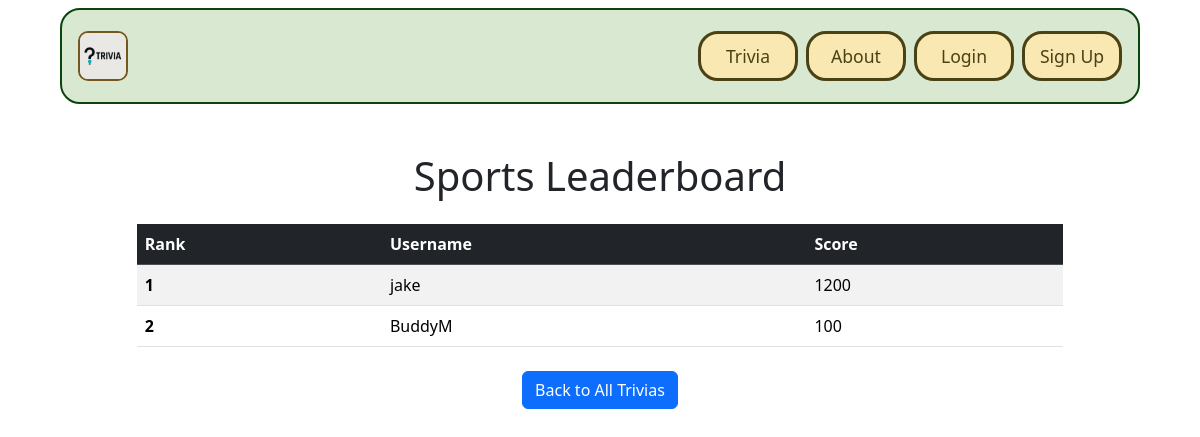
/trivias/trivia/1/leaderboard/, run on an earlier commit of the app's database.
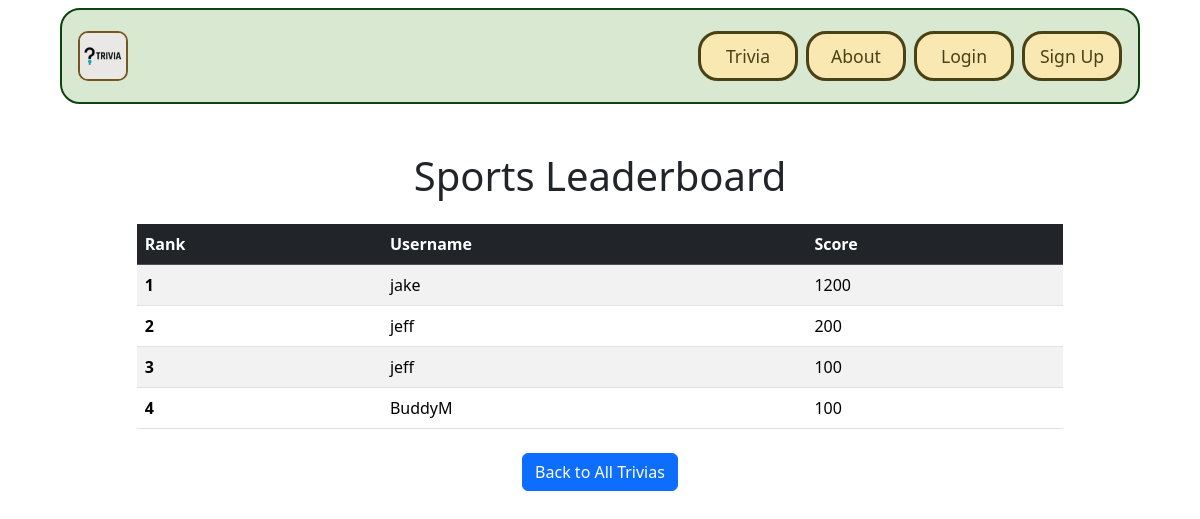
And on a later commit of the database.
### trivias/models.py (models this page shows, shortened)
class TriviaScore(models.Model):
    user = models.ForeignKey(User, on_delete=models.CASCADE)
    trivia = models.ForeignKey('Trivia', on_delete=models.CASCADE)
    score = models.IntegerField(default=0)
    last_played = models.DateTimeField(null=True, blank=True)

### trivias/views.py (the view)
# urls.py: path('trivia/<int:trivia_id>/leaderboard/', views.leaderboard, name='leaderboard'),
def leaderboard(request, trivia_id):
    trivia = get_object_or_404(Trivia, id=trivia_id)
    scores = TriviaScore.objects.filter(trivia=trivia).order_by('-score', '-last_played')[:10]
    return render(request, 'trivias/leaderboard.html', {'scores': scores, 'trivia': trivia})

### trivias/templates/trivias/leaderboard.html
{% extends 'base.html' %}
{% block content %}
<div class="container mt-5">
    <h1 class="text-center mb-4">{{ trivia.name }} Leaderboard</h1>
    <table class="table table-striped table-hover">
        <thead class="table-dark">
            <tr>
                <th scope="col">Rank</th>
                <th scope="col">Username</th>
                <th scope="col">Score</th>
            </tr>
        </thead>
        <tbody>
            {% if scores %}
                {% for player in scores %}
                    <tr>
                        <th scope="row">{{ forloop.counter }}</th>
                        <td>{{ player.user.username }}</td>
                        <td>{{ player.score }}</td>
                    </tr>
                {% endfor %}
            {% else %}
                <tr>
                    <td colspan="3" class="text-center">No scores yet. Be the first to play!</td>
                </tr>
            {% endif %}
        </tbody>
    </table>
    <div class="text-center mt-4">
        <a href="{% url 'trivias.index' %}" class="btn btn-primary">Back to All Trivias</a>
    </div>
</div>
{% endblock %}

What changed in the data, as far as the page shows it:
added TriviaScore: user.username "jeff", score "200"
added TriviaScore: user.username "jeff", score "100"
